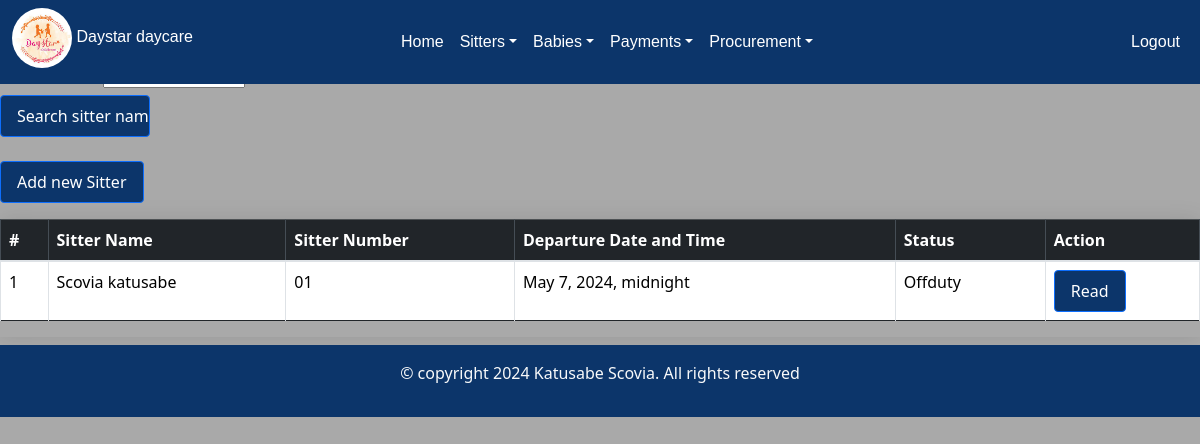
Page /sitterdeparture/ on the committed database.
### day/models.py (models this page shows, shortened)
class Sitter_departure(models.Model):
    sitters_name=models.ForeignKey(Sitter_arrival, on_delete=models.CASCADE)
    sitter_number=models.CharField(max_length=100,unique=True)
    date_of_departure=models.DateTimeField()
    created_at=models.DateTimeField(auto_now_add=True, null=True)
    status=models.CharField(choices=[('Offduty', 'Offduty')], max_length=100,null=True)

class Sitter_arrival(models.Model):
    sitter_name=models.ForeignKey(Sitterform, on_delete=models.CASCADE)
    sitter_number=models.CharField(max_length=100,unique=True)
    date_of_arrival=models.DateTimeField()
    Attendancestatus=models.CharField(choices=[('onduty', 'onduty')], max_length=100)
    created_at=models.DateTimeField(auto_now_add=True, null=True)
    def __str__(self):
        return str(self.sitter_name)

class Sitterform(models.Model):
    name=models.CharField(max_length=200)
    gender=models.CharField(choices=[('male', 'Male'),('Female', 'Female')], max_length=100)
    location=models.CharField(choices=[('kabalagala', 'kabalagala')], max_length=100)
    date_of_birth=models.DateField(default=timezone.now)
    next_of_kin=models.CharField( max_length=200)
    national_identification_number=models.CharField(max_length=200,validators=[NINvalidate])
    recommenders_name=models.CharField(max_length=200)
    religon=models.CharField(max_length=200,null=True, blank=True)
    level_of_education=models.CharField( choices=[('Diploma','Diploma'),('Highschool certificate','Highschool certificate'),('Others','Others')],max_length=200)
    sitter_number=models.CharField(unique=True,max_length=100)
    contacts=models.CharField(max_length=100,validators=[contactvalidate])
    date=models.DateField(default=timezone.now)
    def __str__(self):
        return self.name

### day/views.py (the view)
# urls.py: path('sitterdeparture/', views.sitterdeparture, name='sitterdeparture'),
def sitterdeparture(request):
    sitters=Sitter_departure.objects.all().order_by('id')
    sitter_filters=Sitter_departureFilter(request.GET,queryset=sitters)
    sitters=sitter_filters.qs
    return render(request,'sitterdeparture.html',{'sitters':sitters,'sitter_filters':sitter_filters})

### day/templates/sitterdeparture.html (shortened to what this page needs)
{% extends 'base.html' %}
{% load static %}
{% block content%}
</head>
<body>
<h4 class="mb-3">LIST OF SITTERS </h4><hr>
<form action="" method="GET"style="margin-right:450px;">
    {{sitter_filters.form}}
    <input type="submit" value="Search sitter name" class="btn btn-primary" style="width:150px"/>
    </form>
<br>
<a href="/addsitter" class="btn btn-primary mb-3">Add new Sitter</a>
<div class="table-responsive">
    <table class="table table-bordered table-hover">
        <thead class="table-dark">
            <tr>
                <th scope="col">#</th>
                <th scope="col"> Sitter Name</th>
                <th scope="col">Sitter Number</th>
                <th scope="col"> Departure Date and Time </th>
                <th scope="col">Status</th>
                <th scope="col">Action</th>
            </tr>
        </thead>
        <tbody>
            {% for sitter in sitters %}
            <tr>
                <td>{{ sitter.id }}</td>
                <td>{{ sitter.sitters_name}}</td>
                <td>{{ sitter.sitter_number }}</td>
                <td>{{ sitter.date_of_departure }}</td>
                <td>{{ sitter.status }}</td>
                <td>
                    <a href="{% url 'readsitter' id=sitter.id  %}"  class="btn btn-primary ">Read</a></td>
            </tr>
            {% endfor %}
        </tbody>
    </table>
</div>
{% endblock %}

### day/templates/sitterdeparture.html (style rules this page uses)
input { width: 50%; }
.table-responsive { box-shadow: 0 0 20px rgba(0, 0, 0, 0.1); }
h4 { margin-left: 500px; color:#0C356A; text-shadow: 2px 2px 4px #000000; }
body { background-color: darkgray; }
.btn-primary { background-color: #094f9f; }
.btn { background-color: #0c356a; color: white; transition: background-color 0.7s; text-decoration: none; padding: 8px 16px; border-radius: 4px; }
.table th:nth-child(5), .table td:nth-child(5) { width: 150px; }

### rows in the picture
Sitter_departure: id "1", sitters_name "Scovia katusabe", sitter_number "01", date_of_departure "May 7, 2024, midnight", status "Offduty"
